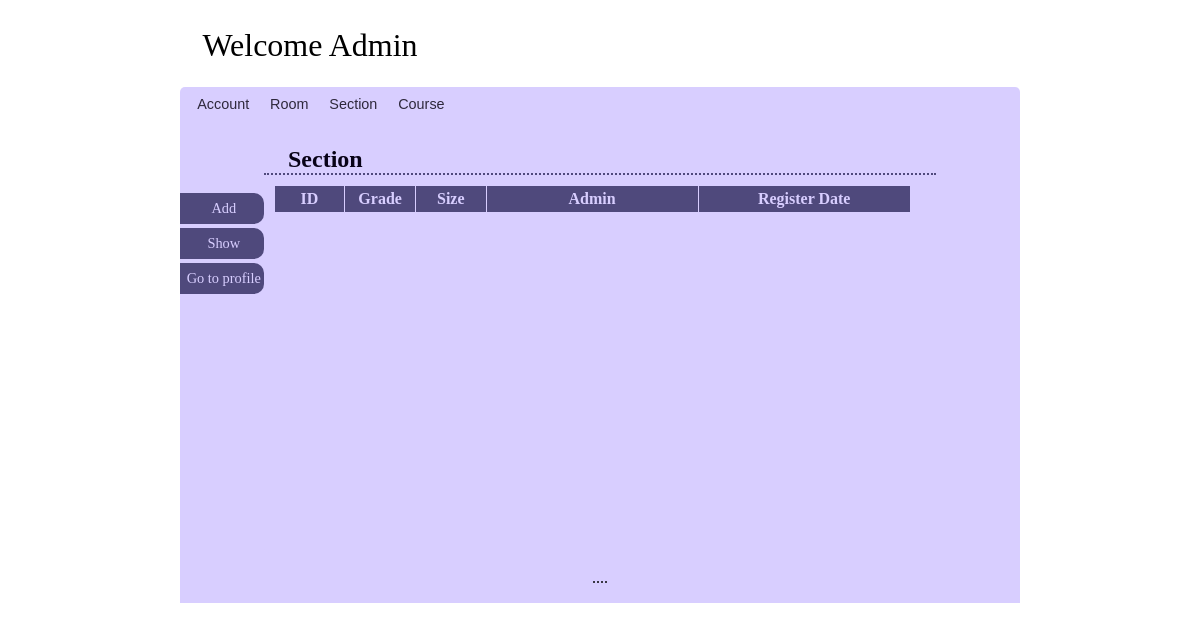
The app's page /file/show_section.php, older data.
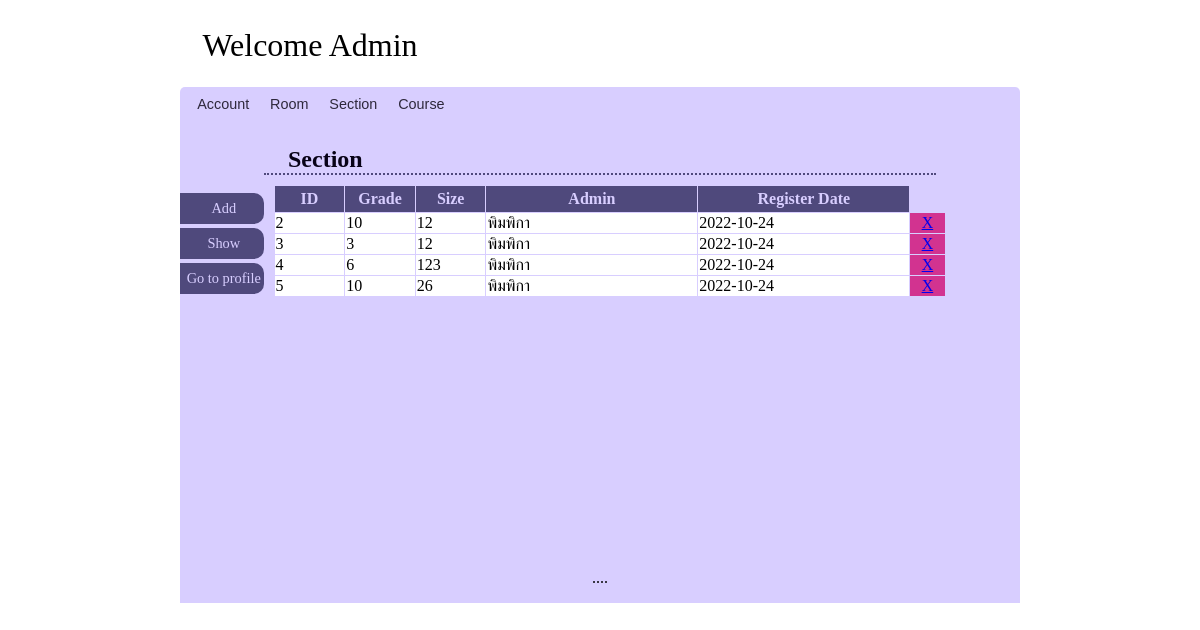
The same page, newer data.
### tables this page shows
CREATE TABLE `section` (
  `section_id` int(4) NOT NULL,
  `grade` int(2) DEFAULT NULL,
  `section_size` int(2) DEFAULT NULL,
  `admin_id` int(10) DEFAULT NULL,
  `regis_date` date DEFAULT NULL
);

CREATE TABLE `account` (
  `user_id` int(10) NOT NULL,
  `f_name` varchar(30) DEFAULT NULL,
  `l_name` varchar(30) DEFAULT NULL,
  `username` varchar(30) NOT NULL,
  `passwd` varchar(30) NOT NULL,
  `email` varchar(30) DEFAULT NULL,
  `user_picture` longblob DEFAULT NULL,
  `type` varchar(13) DEFAULT NULL,
  `admin_id` int(10) DEFAULT NULL,
  `regis_date` date DEFAULT NULL
);

### file/show_section.php (the view, shortened to what this page needs)
<?php require_once('connect.php'); ?>
<!DOCTYPE html>
<html>
<head>
    <link rel="stylesheet" href="style.css">
</head>
<body>
<div id="wrapper">
	<div id="div_header">
        Welcome Admin
	</div>
	<div id="div_subhead">
        <ul id = "menu">
            <il><a href="show_account.php">Account</a></il>
            <il><a href="show_room.php">Room</a></il>
            <il><a href="show_section.php">Section</a></il>
            <il><a href="show_course.php">Course</a></il>
        </ul>
	</div>
	<div id="div_main">
        <div id= "div_left">
            <ul>
                <li><a href="add_section.php">Add</a></li>
                <li><a href="show_section.php">Show</a></li>
                <li><a href="accountprofile.php">Go to profile</a></li>
            </ul>
        </div>
		<div id="div_content" class="form">
            <h2>Section</h2>
            <table>
                <col width="10%">
                <col width="10%">
                <col width="10%">
                <col width="30%">
                <col width="30%">
                <col width="5%">
                <tr>
                    <th>ID</th>
                    <th>Grade</th>
                    <th>Size</th>
                    <th>Admin</th>
                    <th>Register Date</th>
                </tr>
                <?php
                    $q="select * from section, account where section.admin_id = account.user_id";
                    $result=$mysqli->query($q);
                    while($row=$result->fetch_array()){ ?>
                    <tr>
                        <td><?=$row['section_id']?></td>
                        <td><?=$row['grade']?></td>
                        <td><?=$row['section_size']?></td>
                        <td><?=$row['f_name']?></td>
                        <td><?=$row['regis_date']?></td>
                        <td style="background-color: #d23390; text-align: center;"><a href="delete.php?sectionid=<?=$row['section_id']?>">X</a></td>
                    </tr>
                <?php }?>
            </table>
		</div>
	    <div id="div_footer">
	</div>
</div>
</body>
</html>

Row changes from the older to the newer data that the page shows:
added section: section_id "2", grade "10", section_size "12", account.f_name "พิมพิกา", account.regis_date "2022-10-24"
added section: section_id "3", grade "3", section_size "12", account.f_name "พิมพิกา", account.regis_date "2022-10-24"
added section: section_id "4", grade "6", section_size "123", account.f_name "พิมพิกา", account.regis_date "2022-10-24"
added section: section_id "5", grade "10", section_size "26", account.f_name "พิมพิกา", account.regis_date "2022-10-24"
